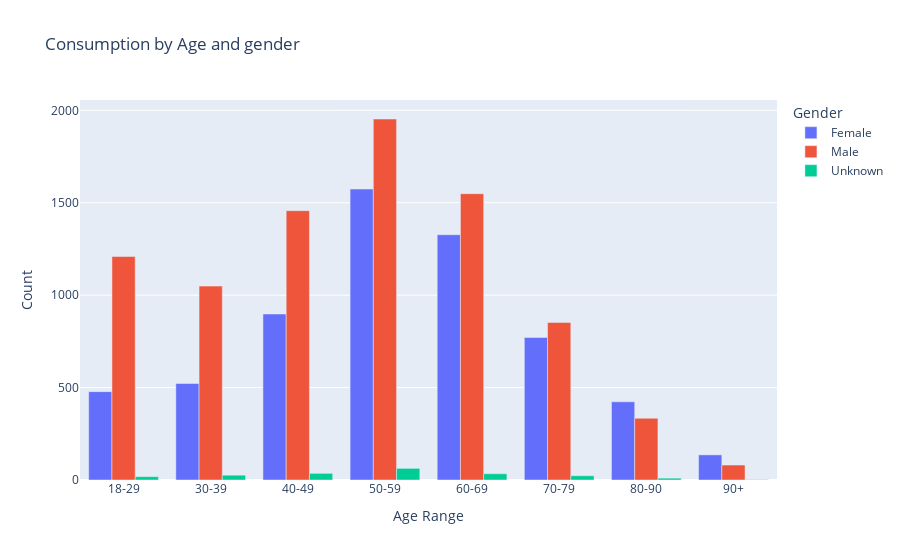

This figure's notebook cell:
### Code cell
#How old are most of Starbucks customers with respect to gender?
#As you can notice that at age below 80, more cosumption of starbucks is done by Male but 
#after age 80 on average, female are consuming more. Majority of consumption is done by 40-70 years old.
coustmer ate older than male .
fig = px.bar(grp, x="age_range", y="count",title="Consumption by Age and gender",
             color='sex', barmode='group', labels={"sex":"Gender", "count":"Count","age_range":"Age Range"})
fig.show()
fig.write_html("barAgeSex.html")

### Figure 1 — Plotly figure (JSON) as saved in the notebook; plotly's stock layout.template omitted (floating-point values rounded to 4 significant figures)
{"data": [{"alignmentgroup": "True", "hovertemplate": "Gender=Female<br>Age Range=%{x}<br>Count=%{y}<extra></extra>", "legendgroup": "Female", "marker": {"color": "#636efa", "pattern": {"shape": ""}}, "name": "Female", "offsetgroup": "Female", "orientation": "v", "showlegend": true, "textposition": "auto", "type": "bar", "x": ["18-29", "30-39", "40-49", "50-59", "60-69", "70-79", "80-90", "90+"], "xaxis": "x", "y": [478, 522, 898, 1574, 1327, 771, 423, 136], "yaxis": "y"}, {"alignmentgroup": "True", "hovertemplate": "Gender=Male<br>Age Range=%{x}<br>Count=%{y}<extra></extra>", "legendgroup": "Male", "marker": {"color": "#EF553B", "pattern": {"shape": ""}}, "name": "Male", "offsetgroup": "Male", "orientation": "v", "showlegend": true, "textposition": "auto", "type": "bar", "x": ["18-29", "30-39", "40-49", "50-59", "60-69", "70-79", "80-90", "90+"], "xaxis": "x", "y": [1209, 1049, 1457, 1953, 1549, 852, 334, 81], "yaxis": "y"}, {"alignmentgroup": "True", "hovertemplate": "Gender=Unknown<br>Age Range=%{x}<br>Count=%{y}<extra></extra>", "legendgroup": "Unknown", "marker": {"color": "#00cc96", "pattern": {"shape": ""}}, "name": "Unknown", "offsetgroup": "Unknown", "orientation": "v", "showlegend": true, "textposition": "auto", "type": "bar", "x": ["18-29", "30-39", "40-49", "50-59", "60-69", "70-79", "80-90", "90+"], "xaxis": "x", "y": [18, 26, 36, 63, 34, 23, 10, 2], "yaxis": "y"}], "layout": {"autosize": true, "barmode": "group", "legend": {"title": {"text": "Gender"}, "tracegroupgap": 0}, "title": {"text": "Consumption by Age and gender"}, "xaxis": {"anchor": "y", "autorange": true, "domain": [0, 1], "range": [-0.5, 7.5], "title": {"text": "Age Range"}, "type": "category"}, "yaxis": {"anchor": "x", "autorange": true, "domain": [0, 1], "range": [0, 2056.0], "title": {"text": "Count"}, "type": "linear"}}}
